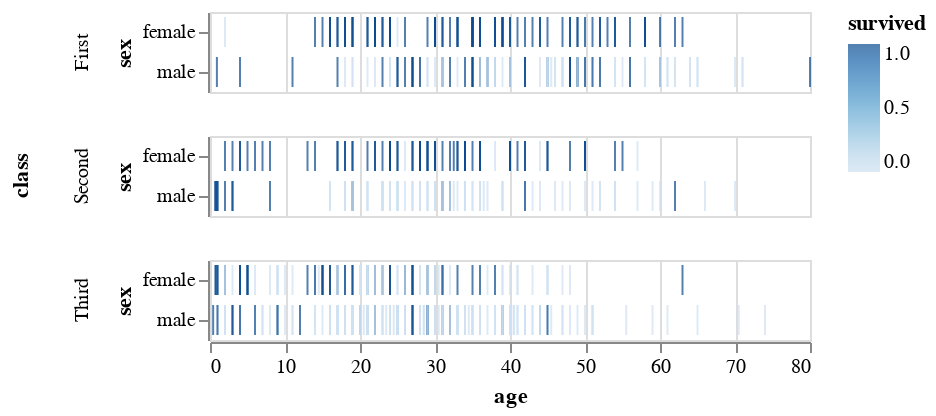

The notebook cell saved with this chart:
### Markdown cell above
# Age, sex and class

Create a visualization to answer the following question:

> How do the age, sex and class affect whether the person survived?

Build your visualization using:

* Tick marks
* X -> age
* Y -> sex
* Color -> survived
* Row -> class

### Code cell
alt.Chart(df).mark_tick().encode(
    x='age',
    y='sex',
    color='survived',
    row='class'
)

### Figure 1 — Vega-Lite specification as saved in the notebook (floating-point values rounded to 4 significant figures; data arrays with more than 128 entries replaced by an {"elided": "..."} marker saying what was removed)
{"$schema": "https://vega.github.io/schema/vega-lite/v1.2.1.json", "data": {"values": {"elided": "891 records"}}, "encoding": {"color": {"field": "survived", "type": "quantitative"}, "row": {"field": "class", "type": "nominal"}, "x": {"field": "age", "type": "quantitative"}, "y": {"field": "sex", "type": "nominal"}}, "mark": "tick"}
